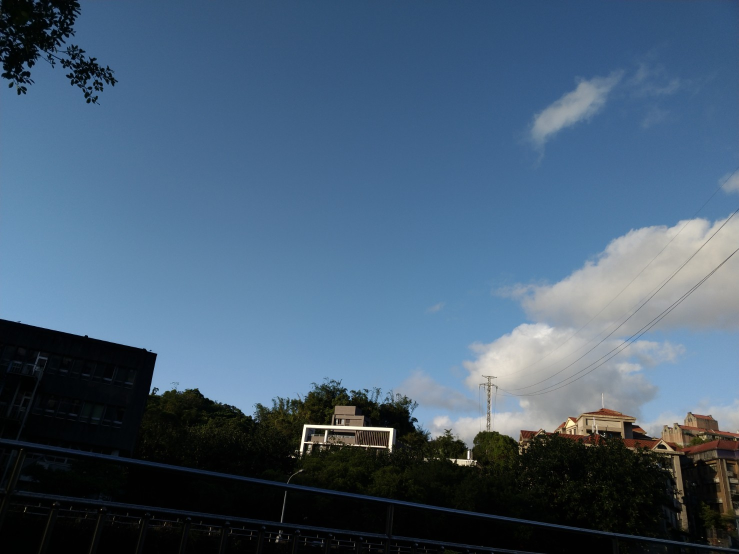
#> input picture hw3_material/resource/frame1.jpg, 1478 x 1108 px (shown at 1/2 size); its folder holds 2 pictures in this run
$ python part4.py
#> lines starting #> are read from the running program, lines starting #| are printed output that depends on the picture; after the words box and inside, x2 and y2 are one past the last pixel; in counts of white or black regions, pixels touching at a corner belong together; pictures that were not available may be replaced by others from this repository, and a replacement may not be noted
### hw3_material/src/utils.py
import numpy as np

def solve_homography(u, v):
    """
    This function should return a 3-by-3 homography matrix,
    u, v are N-by-2 matrices, representing N corresponding points for v = T(u)
    :param u: N-by-2 source pixel location matrices
    :param v: N-by-2 destination pixel location matrices
    :return:
    """
    N = u.shape[0]
    H = None

    if v.shape[0] is not N:
        print('u and v should have the same size')
        return None
    if N < 4:
        print('At least 4 points should be given')

    # TODO: 1.forming A
    A = np.zeros((2*N, 9))
    for i in range(N):
        # h_11·u_𝑥 + h_12·u_𝑦 + h_13 − h_31·u_𝑥·v_𝑥 − h_32·u_𝑦·v_𝑥 − h_33·v_𝑥 = 0
        A[i*2,:] = [u[i][0], u[i][1], 1, 0, 0, 0, -u[i][0]*v[i][0], -u[i][1]*v[i][0], -v[i][0]]
        # h_21·u_𝑥 + h_22·u_𝑦 + h_23 − h_31·u_𝑥·v_𝑦 − h_32·u_𝑦·v_𝑦 − h_33·v_𝑦 = 0
        A[i*2+1,:] = [0, 0, 0, u[i][0], u[i][1], 1, -u[i][0]*v[i][1], -u[i][1]*v[i][1], -v[i][1]]
    # TODO: 2.solve H with A
    [_,_,V] = np.linalg.svd(A)
    h = V.T[:,-1]
    H = np.reshape(h,(3,3))
    return H


def warping(src, dst, H, ymin, ymax, xmin, xmax, direction='b'):
    """
    Perform forward/backward warpping without for loops. i.e.
    for all pixels in src(xmin~xmax, ymin~ymax),  warp to destination
          (xmin=0,ymin=0)  source                       destination
                         |--------|              |------------------------|
                         |        |              |                        |
                         |        |     warp     |                        |
    forward warp         |        |  --------->  |                        |
                         |        |              |                        |
                         |--------|              |------------------------|
                                 (xmax=w,ymax=h)

    for all pixels in dst(xmin~xmax, ymin~ymax),  sample from source
                            source                       destination
                         |--------|              |------------------------|
                         |        |              | (xmin,ymin)            |
                         |        |     warp     |           |--|         |
    backward warp        |        |  <---------  |           |__|         |
                         |        |              |             (xmax,ymax)|
                         |--------|              |------------------------|

    :param src: source image
    :param dst: destination output image
    :param H:
    :param ymin: lower vertical bound of the destination(source, if forward warp) pixel coordinate
    :param ymax: upper vertical bound of the destination(source, if forward warp) pixel coordinate
    :param xmin: lower horizontal bound of the destination(source, if forward warp) pixel coordinate
    :param xmax: upper horizontal bound of the destination(source, if forward warp) pixel coordinate
    :param direction: indicates backward warping or forward warping
    :return: destination output image
    """

    h_src, w_src, ch = src.shape
    h_dst, w_dst, ch = dst.shape
    H_inv = np.linalg.inv(H)

    # TODO: 1.meshgrid the (x,y) coordinate pairs
    U_x, U_y = np.meshgrid(range(xmin,xmax), range(ymin,ymax))
    # TODO: 2.reshape the destination pixels as N x 3 homogeneous coordinate
    U = np.concatenate(([U_x.flatten()],
                        [U_y.flatten()],
                        [np.ones((xmax-xmin)*(ymax-ymin))]),
                        axis=0)

    if direction == 'b':
        # TODO: 3.apply H_inv to the destination pixels and retrieve (u,v) pixels, then reshape to (ymax-ymin),(xmax-xmin)
        V = np.dot(H_inv, U)
        V = V/V[2] # transform to [V_x, V_y, 1]
        V_x, V_y = V[0].reshape(ymax-ymin, xmax-xmin), V[1].reshape(ymax-ymin, xmax-xmin)
        # TODO: 4.calculate the mask of the transformed coordinate (should not exceed the boundaries of source image)
        mask = (((V_x<w_src-1) & (0<=V_x)) & ((V_y<h_src-1) & (0<=V_y)))
        # TODO: 5.sample the source image with the masked and reshaped transformed coordinates
        mV_x, mV_y = V_x[mask], V_y[mask]
        # interpolation method
        mV_xi = mV_x.astype(int)
        mV_yi = mV_y.astype(int)
        dX = (mV_x - mV_xi).reshape((-1,1)) # calculate delta X
        dY = (mV_y - mV_yi).reshape((-1,1)) # calculate delta Y
        p = np.zeros((h_src, w_src, ch))
        p[mV_yi, mV_xi, :] += (1-dY)*(1-dX)*src[mV_yi, mV_xi, :]
        p[mV_yi, mV_xi, :] += (dY)*(1-dX)*src[mV_yi+1, mV_xi, :]
        p[mV_yi, mV_xi, :] += (1-dY)*(dX)*src[mV_yi, mV_xi+1, :]
        p[mV_yi, mV_xi, :] += (dY)*(dX)*src[mV_yi+1, mV_xi+1, :]
        # TODO: 6. assign to destination image with proper masking
        dst[ymin:ymax, xmin:xmax][mask] = p[mV_yi, mV_xi]

    elif direction == 'f':
        # TODO: 3.apply H to the source pixels and retrieve (u,v) pixels, then reshape to (ymax-ymin),(xmax-xmin)
        V = np.dot(H,U)
        V = (V/V[2]).astype(int) # transform to [V_x, V_y, 1]
        V_x, V_y = V[0].reshape(ymax-ymin, xmax-xmin), V[1].reshape(ymax-ymin, xmax-xmin)
        # TODO: 4.calculate the mask of the transformed coordinate (should not exceed the boundaries of destination image)
        mask = ((V_x<w_dst) & (0<=V_x)) & ((V_y<h_dst) & (0<=V_y))
        # TODO: 5.filter the valid coordinates using previous obtained mask
        mV_x, mV_y = V_x[mask], V_y[mask]
        # TODO: 6. assign to destination image using advanced array indicing
        dst[mV_y, mV_x, :] = src[mask]

    return dst

### hw3_material/src/part4.py
import numpy as np
import cv2
import random
from tqdm import tqdm
from utils import solve_homography, warping

random.seed(999)

def panorama(imgs):
    """
    Image stitching with estimated homograpy between consecutive
    :param imgs: list of images to be stitched
    :return: stitched panorama
    """
    h_max = max([x.shape[0] for x in imgs])
    w_max = sum([x.shape[1] for x in imgs])

    # create the final stitched canvas
    dst = np.zeros((h_max, w_max, imgs[0].shape[2]), dtype=np.uint8)
    dst[:imgs[0].shape[0], :imgs[0].shape[1]] = imgs[0]
    last_best_H = np.eye(3)
    out = None

    # for all images to be stitched:
    for idx in tqdm(range(len(imgs)-1)):
        im1 = imgs[idx] # train image
        im2 = imgs[idx + 1] # query image

        # TODO: 1.feature detection & matching
        orb = cv2.ORB_create()
        # find the keypoints and descriptors with orb
        kp1, des1 = orb.detectAndCompute(im1, None) # train image
        kp2, des2 = orb.detectAndCompute(im2, None) # query image
        # calculate the matched points by estimating the distance bwtween descriptors
        bf = cv2.BFMatcher(cv2.NORM_HAMMING, crossCheck=True)
        matches = bf.match(des2, des1)
        # sort them in ascending order of their distances so that best matches come to front.
        n_best_matches = 100
        matches = sorted(matches, key = lambda x: x.distance)[:n_best_matches]
        # get the index of matched descriptors
        t_idx = [match.trainIdx for match in matches]
        q_idx = [match.queryIdx for match in matches]
        # use the index to find corresponding keypoints
        dst_pts = np.array([kp1[idx].pt for idx in t_idx])
        src_pts = np.array([kp2[idx].pt for idx in q_idx])

        # TODO: 2. apply RANSAC to choose best H
        thres = 0.2 # threshold for RANSAC inliers
        num_iter = 3000 # sampling times for RANSAC
        num_kps_for_H = 13 # sample n coordinates randomly as corners to estimate H
        maxInliers = 0
        for _ in range(num_iter):
            # sample n coordinates randomly as corners to estimate H
            rand_idx = random.sample(range(len(src_pts)), num_kps_for_H)
            p1, p2 = src_pts[rand_idx], dst_pts[rand_idx]
            H = solve_homography(p1, p2)
            # use H to get predicted coordinates
            U = np.concatenate((src_pts.T, np.ones((1,src_pts.shape[0]))), axis=0)
            pred = np.dot(H, U)
            pred = (pred/pred[2]).T[:,:2]
            # estimate the error between predicted coordinates and matched points
            distance = pred-dst_pts
            error = np.linalg.norm(distance, axis=1)
            # the error values lower than the threshold were regarded as inliers
            inliers = (error < thres).sum()
            # save the H if inliers greater than maxInliers
            if inliers > maxInliers :
                best_H = H.copy()
                # update maxInliers
                maxInliers = inliers

        # TODO: 3. chain the homographies
        last_best_H = np.dot(last_best_H, best_H)

        # TODO: 4. apply warping
        out = warping(im2, dst, last_best_H, 0, h_max, 0, w_max, direction='b')

    return out

if __name__ == "__main__":
    # ================== Part 4: Panorama ========================
    # TODO: change the number of frames to be stitched
    FRAME_NUM = 3
    imgs = [cv2.imread('../resource/frame{:d}.jpg'.format(x)) for x in range(1, FRAME_NUM + 1)]
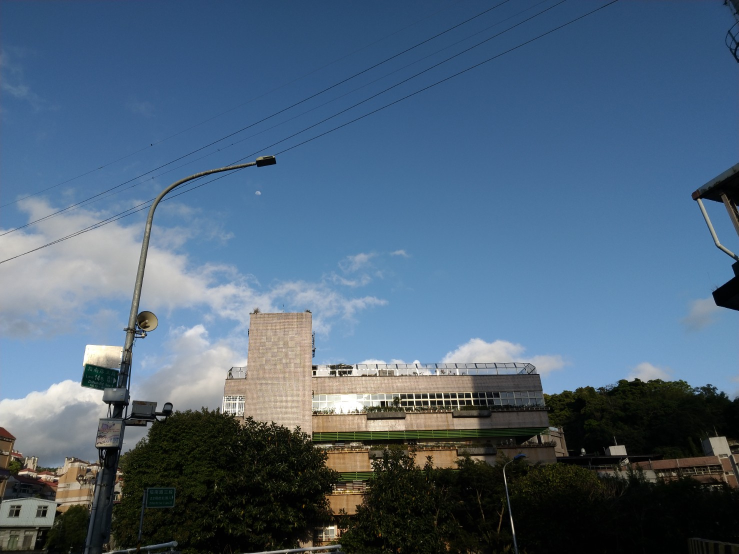
#> input picture hw3_material/resource/frame3.jpg, 1478 x 1108 px (shown at 1/2 size)
#> imgs = 3 items
    output4 = panorama(imgs)
#> in panorama, `h_max = max([x.shape[0] for x in imgs])`: h_max = 1108
#> in panorama, `w_max = sum([x.shape[1] for x in imgs])`: w_max = 4434
#> in panorama, `dst[:imgs[0].shape[0], :imgs[0].shape[1]] = imgs[0]`:
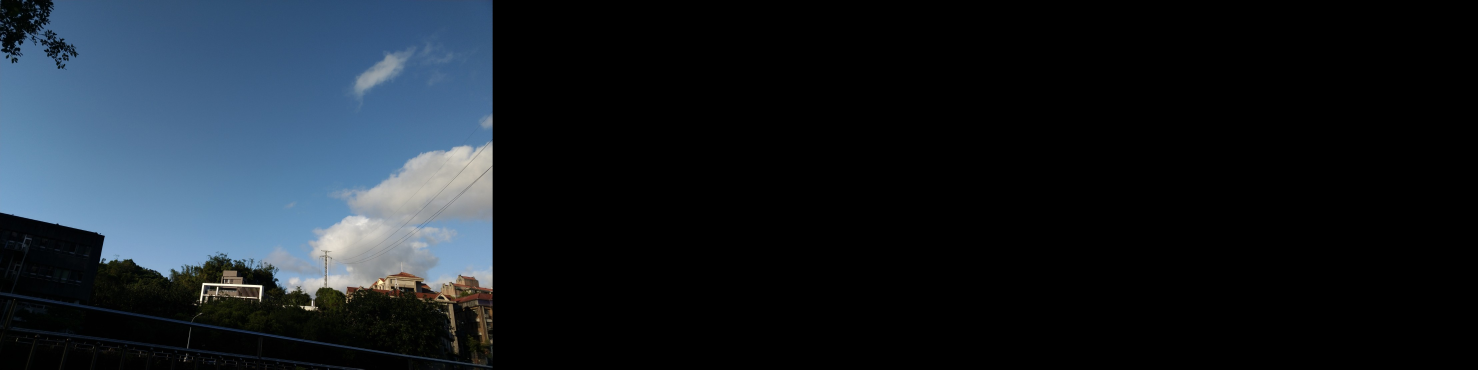
#> dst: shape (1108, 4434, 3) (shown at 1/3 size); mean of channels 0, 1, 2 38.4, 31, 23.4; drawn as B, G, R
#> the loop in panorama, `for idx in tqdm(range(len(imgs)-1)):` made 2 passes
#> (matches, n_best_matches, thres, num_iter, num_kps_for_H) on pass 1: (100 matches, 100, 0.2, 3000, 13)
#> pass 1, in warping, `V_x, V_y = V[0].reshape(ymax-ymin, xmax-xmin), V[1].reshape(ymax-ymin,..`:
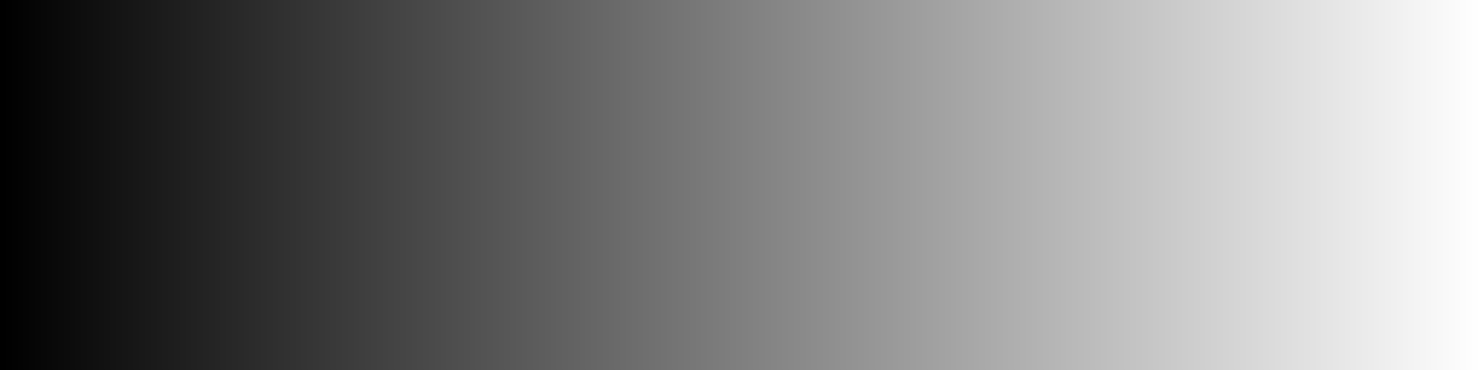
#> V_x: shape (1108, 4434) float64 (shown at 1/3 size); min -6.84e-12, max 4433, mean 2216.5; drawn with min black and max white
#> pass 1, in warping, `V_x, V_y = V[0].reshape(ymax-ymin, xmax-xmin), V[1].reshape(ymax-ymin,..`:
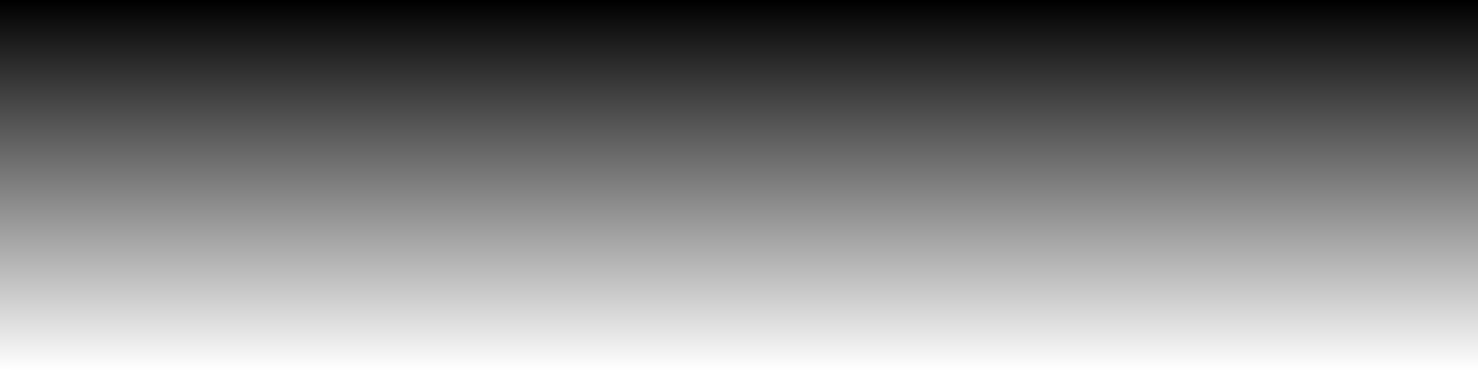
#> V_y: shape (1108, 4434) float64 (shown at 1/3 size); min -4.45e-12, max 1107, mean 553.5; drawn with min black and max white
#> pass 1, in warping, `mask = (((V_x<w_src-1) & (0<=V_x)) & ((V_y<h_src-1) & (0<=V_y)))`:
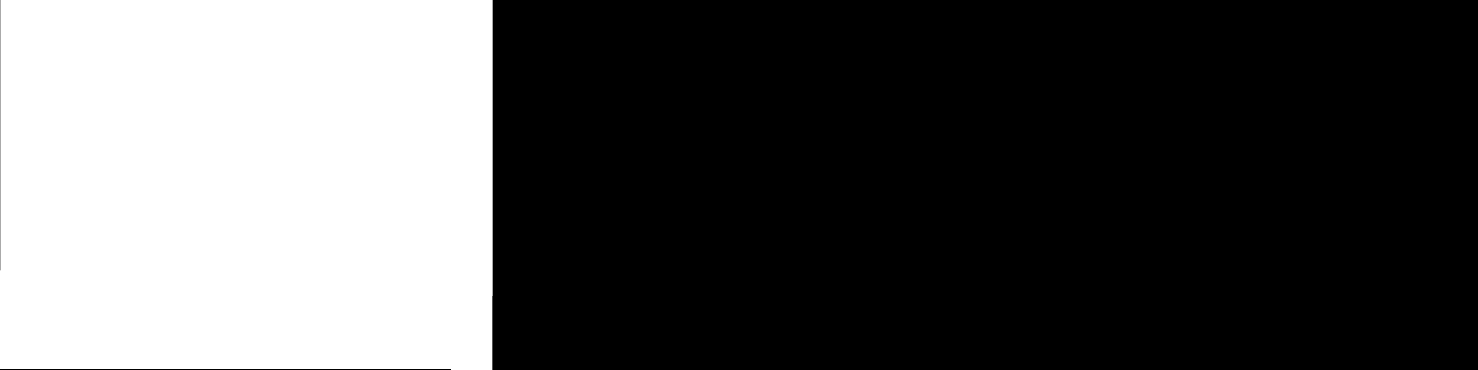
#> mask: shape (1108, 4434) bool (shown at 1/3 size); 33.3% white; 1 white region, box (x1, y1, x2, y2) and area: (0, 0, 1478, 1108) 1635240
#> in panorama, im1 is the input picture: shape (1108, 1478, 3); mean B, G, R 115.2, 92.9, 70.1
#> in panorama, im2 is the input picture: shape (1108, 1478, 3); mean B, G, R 121, 99.6, 77.7
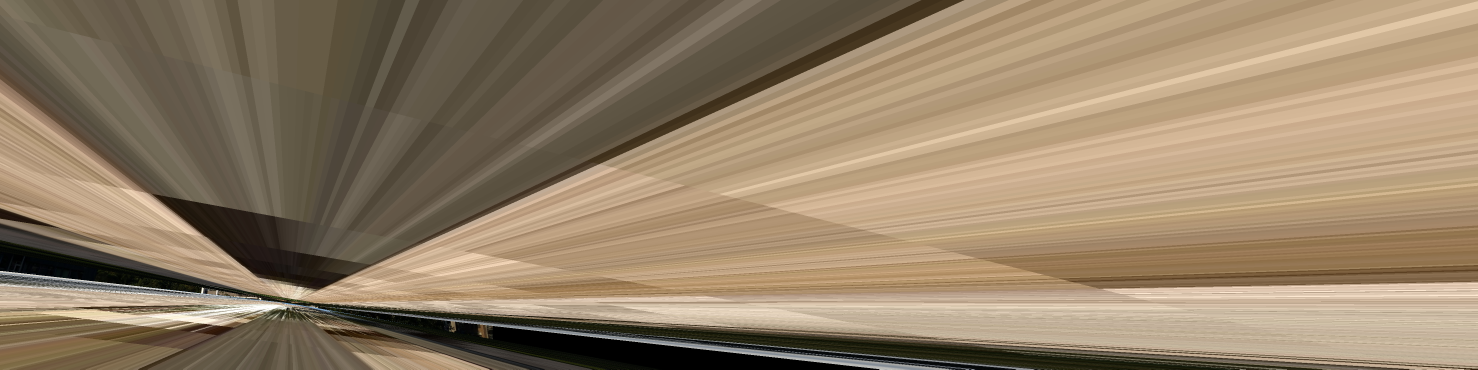
#> output4: shape (1108, 4434, 3) (shown at 1/3 size); mean of channels 0, 1, 2 103.6, 128.4, 147.6; drawn as B, G, R
    cv2.imwrite('output4.png', output4)
